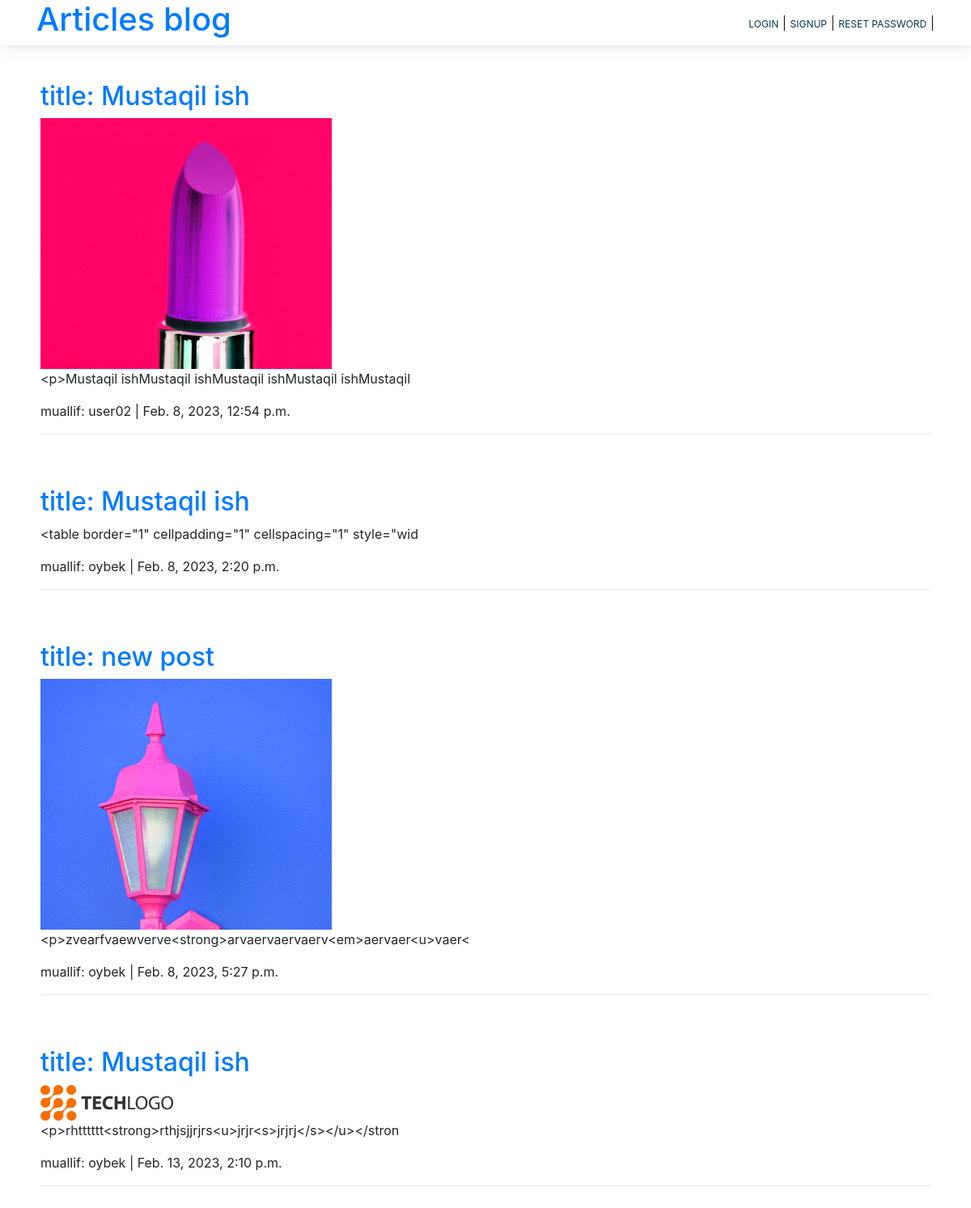
Screenshot of /articles/article_list/ with the database file from the repository.
### articles/models.py (models this page shows, shortened)
class Article(models.Model):
    title = models.CharField(max_length=150)
    summary = models.CharField(max_length=200, blank=True)
    body = RichTextField()
    photo = models.ImageField(upload_to='images/', blank=True)
    date = models.DateTimeField(auto_now_add=True)
    author = models.ForeignKey(
        get_user_model(),
        on_delete=models.CASCADE,
    )

### accounts/models.py (models this page shows)
class CustomUser(AbstractUser):
    age = models.PositiveIntegerField(null=True, blank=True)
    country = models.CharField(max_length=100, null=False, blank=False)

### articles/views.py (the view)
# urls.py: path('article_list/', ArticleListView.as_view(), name='article_list'),
class ArticleListView(ListView):
    model = Article
    template_name = 'article_list.html'

### templates/article_list.html
{% extends 'base.html' %}
{% block content %}
    <div class="container container1">
        {% for article in object_list %}
            <h2><a href="{% url 'article_detail' article.pk %}">title: {{ article.title }}</a></h2>
            {% if article.photo %}
                <img src="{{ article.photo.url }}" alt="{{ article.title }}">
            {% endif %}
            <p>{{ article.body|slice:':60' }}</p>
            <span>muallif: {{ article.author }} | {{ article.date }}</span> <hr><br><br>
        {% endfor %}
    </div>
{% endblock content %}

### static/css/base.css (style rules this page uses)
body { margin:0; }
.container1 { padding:100px 20px; }

### rows the page displays
Article: title "Mustaqil ish", photo (picture), body "<p>Mustaqil ishMustaqil ishMustaqil ishMustaqil ishMustaqil", author "user02", date "Feb. 8, 2023, 12:54 p.m."
Article: title "Mustaqil ish", body "<table border=\"1\" cellpadding=\"1\" cellspacing=\"1\" style=\"wid", author "oybek", date "Feb. 8, 2023, 2:20 p.m."
Article: title "new post", photo (picture), body "<p>zvearfvaewverve<strong>arvaervaervaerv<em>aervaer<u>vaer<", author "oybek", date "Feb. 8, 2023, 5:27 p.m."
Article: title "Mustaqil ish", photo (picture), body "<p>rhtttttt<strong>rthjsjjrjrs<u>jrjr<s>jrjrj</s></u></stron", author "oybek", date "Feb. 13, 2023, 2:10 p.m."
